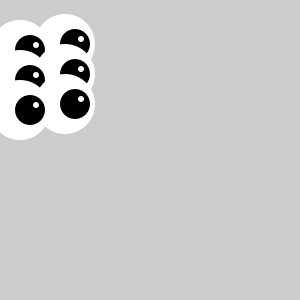
Frame 1 (no input)
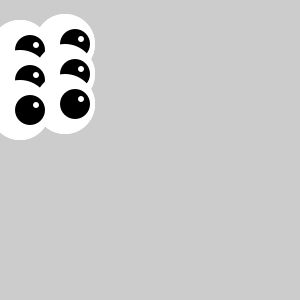
Frame 2 (the mouse pressed at the canvas centre, redrawn once)

The Processing sketch that drew these frames (run headless with seeded random() and noise(); the mouse was pressed at the canvas centre and the sketch redrawn once):

// Processing sketch: sketch_21_1
// ── sketch_21_1.pde
//Write a function to draw a shape to the screen multiple times, each at a 
// different position.

void setup() {
size(300, 300);
noStroke();
smooth();
noLoop();
}
void draw() {
eye(65, 44);
eye(20, 50);
eye(65, 74);
eye(20, 80);
eye(65, 104);
eye(20, 110);
}
void eye(int x, int y) {
fill(255);
ellipse(x, y, 60, 60);
fill(0);
ellipse(x+10, y, 30, 30);
fill(255);
ellipse(x+16, y-5, 6, 6);
}
